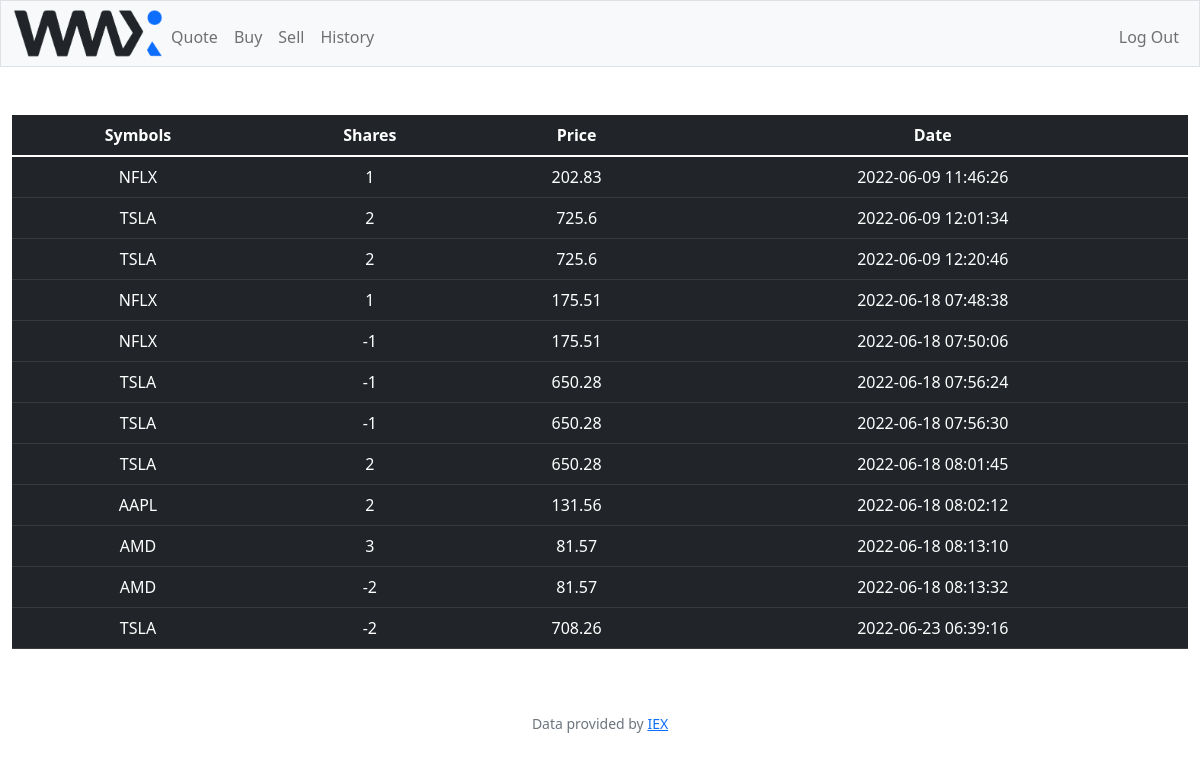
Screenshot of /history (signed in) with the database file from the repository.
### tables this page shows
CREATE TABLE 'transactions' ('id' INTEGER PRIMARY KEY AUTOINCREMENT NOT NULL, 'user_id' INTEGER, 'symbol' TEXT, 'stocks' INTEGER, 'price' REAL, 'date' DATETIME);

### app.py (the view)
@app.route("/history")
@login_required
def history():
    user_id = session["user_id"]
    transaction_data = db.execute("SELECT * FROM transactions where user_id = :id", id=user_id)
    return render_template("history.html", transaction = transaction_data)

### app.py (called while the page is built)
@app.after_request
def after_request(response):
    response.headers["Cache-Control"] = "no-cache, no-store, must-revalidate"
    response.headers["Expires"] = 0
    response.headers["Pragma"] = "no-cache"
    return response

### helpers.py (called while the page is built)
def login_required(f):
    @wraps(f)
    def decorated_function(*args, **kwargs):
        if session.get("user_id") is None:
            return redirect("/login")
        return f(*args, **kwargs)
    return decorated_function

### templates/history.html (shortened to what this page needs)
{% extends "layout.html" %}
{% block main %}
<table class="table table-hover table-dark">
    <thead>
      <tr>
        <th scope="col">Symbols</th>
        <th scope="col">Shares</th>
        <th scope="col">Price</th>
        <th scope="col">Date</th>
      </tr>
    </thead>
    <tbody>
        {% for row in transaction %}
        <tr>
            <td>{{ row["symbol"]}}</td>
            <td>{{ row["stocks"]}}</td>
            <td>{{ row["price"]}}</td>
            <td>{{ row["date"]}}</td>
        </tr>
        {% endfor %}
    </tbody>
  </table>
{% endblock %}

### templates/layout.html (shortened to what this page needs)
<!DOCTYPE html>
<html lang="en">
    <head>
        <link href="https://cdn.jsdelivr.net/npm/bootstrap@5.1.3/dist/css/bootstrap.min.css" rel="stylesheet">
        <link href="/static/styles.css" rel="stylesheet">
        <link href="https://cdn.jsdelivr.net/npm/bootstrap@5.2.0-beta1/dist/css/bootstrap.min.css" rel="stylesheet">
    </head>
    <body>
        <nav class="bg-light border navbar navbar-expand-md navbar-light">
            <div class="container-fluid">
                <img src="static/wwx_logo.png" alt="World Wide Exchange" width="150">
                <div class="collapse navbar-collapse" id="navbar">
                    {% if session["user_id"] %}
                        <ul class="navbar-nav me-auto mt-2">
                            <li class="nav-item"><a class="nav-link" href="/quote">Quote</a></li>
                            <li class="nav-item"><a class="nav-link" href="/buy">Buy</a></li>
                            <li class="nav-item"><a class="nav-link" href="/sell">Sell</a></li>
                            <li class="nav-item"><a class="nav-link" href="/history">History</a></li>
                        </ul>
                        <ul class="navbar-nav ms-auto mt-2">
                            <li class="nav-item"><a class="nav-link" href="/logout">Log Out</a></li>
                        </ul>
                    {% else %}
                        <ul class="navbar-nav ms-auto mt-2">
                            <li class="nav-item"><a class="nav-link" href="/register">Register</a></li>
                            <li class="nav-item"><a class="nav-link" href="/login">Log In</a></li>
                        </ul>
                    {% endif %}
                </div>
            </div>
        </nav>
        <main class="container-fluid py-5 text-center">
            {% block main %}{% endblock %}
        </main>
        <footer class="mb-5 small text-center text-muted">
            Data provided by <a href="https://iexcloud.io/">IEX</a>
        </footer>
    </body>
</html>

### static/styles.css (style rules this page uses)
li { color: #212529; }

### rows the page displays
transactions: symbol "NFLX", stocks "1", price "202.83", date "2022-06-09 11:46:26"
transactions: symbol "TSLA", stocks "2", price "725.6", date "2022-06-09 12:01:34"
transactions: symbol "TSLA", stocks "2", price "725.6", date "2022-06-09 12:20:46"
transactions: symbol "NFLX", stocks "1", price "175.51", date "2022-06-18 07:48:38"
transactions: symbol "NFLX", stocks "-1", price "175.51", date "2022-06-18 07:50:06"
transactions: symbol "TSLA", stocks "-1", price "650.28", date "2022-06-18 07:56:24"
transactions: symbol "TSLA", stocks "-1", price "650.28", date "2022-06-18 07:56:30"
transactions: symbol "TSLA", stocks "2", price "650.28", date "2022-06-18 08:01:45"
transactions: symbol "AAPL", stocks "2", price "131.56", date "2022-06-18 08:02:12"
transactions: symbol "AMD", stocks "3", price "81.57", date "2022-06-18 08:13:10"
transactions: symbol "AMD", stocks "-2", price "81.57", date "2022-06-18 08:13:32"
transactions: symbol "TSLA", stocks "-2", price "708.26", date "2022-06-23 06:39:16"
